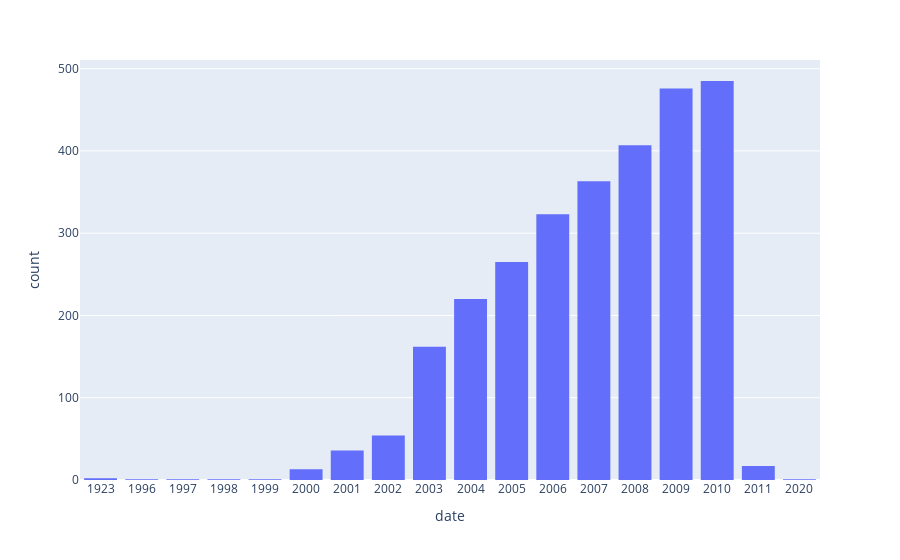

The cell this chart's notebook holds for it:
### Markdown cell above
Nun zeigta auch das Mouseover die Gesamtanzahl zur jeweiligen Jahreszahl. 

Auch kann die Anzeige natürlich noch auf- oder absteigend sortiert werden:

### Code cell
fig2 = px.histogram(df, x="date", barmode='group')
fig2.update_layout(barmode='stack', xaxis={'categoryorder':'category ascending'})
fig2.show()

### Figure 1 — Plotly figure (JSON) as saved in the notebook; plotly's stock layout.template omitted (floating-point values rounded to 4 significant figures; data arrays with more than 128 entries replaced by an {"elided": "..."} marker saying what was removed)
{"data": [{"alignmentgroup": "True", "bingroup": "x", "hovertemplate": "date=%{x}<br>count=%{y}<extra></extra>", "legendgroup": "", "marker": {"color": "#636efa", "pattern": {"shape": ""}}, "name": "", "offsetgroup": "", "orientation": "v", "showlegend": false, "type": "histogram", "x": {"elided": "2828 str values"}, "xaxis": "x", "yaxis": "y"}], "layout": {"barmode": "stack", "legend": {"tracegroupgap": 0}, "margin": {"t": 60}, "xaxis": {"anchor": "y", "categoryorder": "category ascending", "domain": [0, 1], "title": {"text": "date"}}, "yaxis": {"anchor": "x", "domain": [0, 1], "title": {"text": "count"}}}}
